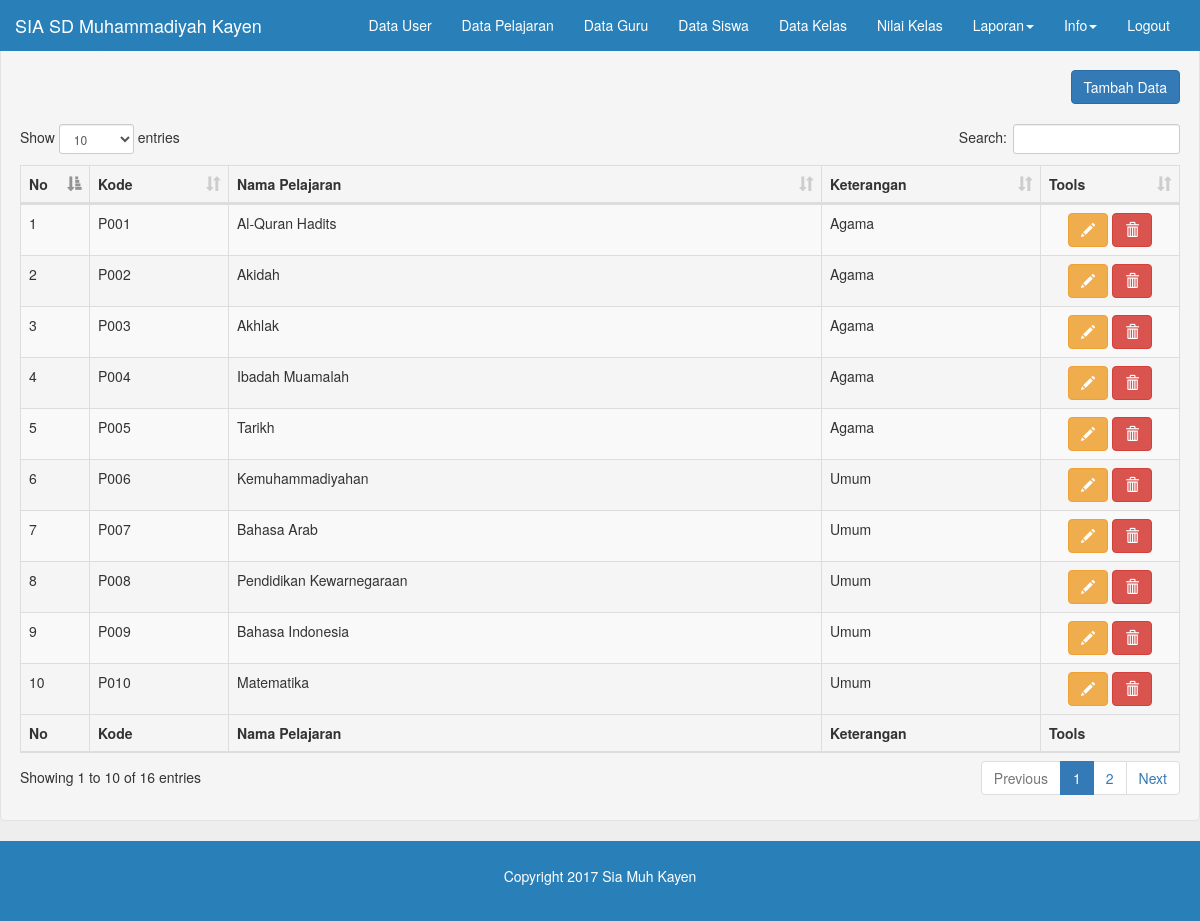
Screenshot of /?open=Data-Pelajaran (signed in) with the database file from the repository.
### tables this page shows
CREATE TABLE `pelajaran` (
  `kode_pelajaran` char(4) NOT NULL,
  `nama_pelajaran` varchar(100) NOT NULL,
  `keterangan` varchar(100) NOT NULL
);

### pelajaran_data.php (the view, shortened to what this page needs)
<div class="well">
	<div class="row">
		<div class="col-md-6 text-left">
			<h4>Data Pelajaran</h4>
		</div>
		<div class="col-md-6 text-right" style="margin-top: 50px;">
			<a href="?open=Pelajaran-Add" target="_self" class="btn btn-primary">Tambah Data</a>
		</div>
	</div>
	<br/>
	<table width="100%" class="table table-striped table-bordered" id="tabeldata">
		<thead>
	            <tr>
	                <th width="30px">No</th>
	                <th>Kode</th>
	                <th>Nama Pelajaran</th>
	                <th>Keterangan</th>
	                <th width="100px">Tools</th>
	            </tr>
	        </thead>
	        <tfoot>
	            <tr>
	                <th>No</th>
	                <th>Kode</th>
	                <th>Nama Pelajaran</th>
	                <th>Keterangan</th>
	                <th>Tools</th>
	            </tr>
	        </tfoot>
	        <tbody>
			<?php
				$mySql = "SELECT * FROM pelajaran ORDER BY kode_pelajaran ASC";
				$myQry = mysql_query($mySql, $koneksidb) or die ("Query Gagal! ". mysql_error());
				$nomor = 0;
				while ($myData = mysql_fetch_array($myQry)) {
					$nomor++;
					$Kode = $myData['kode_pelajaran'];
				?>
				<tr>
					<td> <?php echo $nomor; ?></td>
					<td> <?php echo $myData['kode_pelajaran']; ?></td>
					<td> <?php echo $myData['nama_pelajaran']; ?> </td>
					<td> <?php echo $myData['keterangan']; ?></td>
					<td class="text-center">
					<a href="?open=Pelajaran-Edit&Kode=<?php echo $Kode; ?>" class="btn btn-warning"><span class="glyphicon glyphicon-pencil" aria-hidden="true"></span></a>
					<a href="?open=Pelajaran-Delete&Kode=<?php echo $Kode;?>" onclick="return confirm('Yakin ingin menghapus data')" class="btn btn-danger"><span class="glyphicon glyphicon-trash" aria-hidden="true"></span></a>
					</td>
				</tr>
			<?php } ?>
	    </tbody>
	</table>
</div>

### index.php (style rules this page uses)
body { background-color:#EEEEEE; }

### rows the page displays
pelajaran: kode_pelajaran "P001", nama_pelajaran "Al-Quran Hadits", keterangan "Agama"
pelajaran: kode_pelajaran "P002", nama_pelajaran "Akidah", keterangan "Agama"
pelajaran: kode_pelajaran "P003", nama_pelajaran "Akhlak", keterangan "Agama"
pelajaran: kode_pelajaran "P004", nama_pelajaran "Ibadah Muamalah", keterangan "Agama"
pelajaran: kode_pelajaran "P005", nama_pelajaran "Tarikh", keterangan "Agama"
pelajaran: kode_pelajaran "P006", nama_pelajaran "Kemuhammadiyahan", keterangan "Umum"
pelajaran: kode_pelajaran "P007", nama_pelajaran "Bahasa Arab", keterangan "Umum"
pelajaran: kode_pelajaran "P008", nama_pelajaran "Pendidikan Kewarnegaraan", keterangan "Umum"
pelajaran: kode_pelajaran "P009", nama_pelajaran "Bahasa Indonesia", keterangan "Umum"
pelajaran: kode_pelajaran "P010", nama_pelajaran "Matematika", keterangan "Umum"
